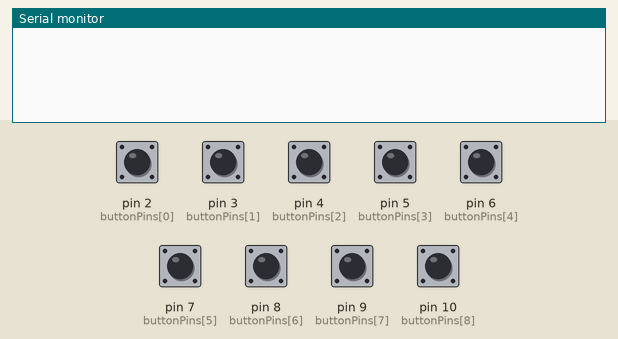
Recording of a sketch running on a simulated Arduino Uno, built with avr-gcc and run on an emulated ATmega328P. On the bench: the last lines printed to the serial monitor. The inputs (shaded band) are chosen by the test bench; at power-on: pin 2 (buttonPins[0]), pin 3 (buttonPins[1]), pin 4 (buttonPins[2]), pin 5 (buttonPins[3]), pin 6 (buttonPins[4]), pin 7 (buttonPins[5]), pin 8 (buttonPins[6]), pin 9 (buttonPins[7]), pin 10 (buttonPins[8]) HIGH. The ROS host is connected and sends only what is stated.

Above: at 1.2 s.
1.3 s: pin 2 (buttonPins[0]) pulled LOW for 0.15 s
At 2.6 s:
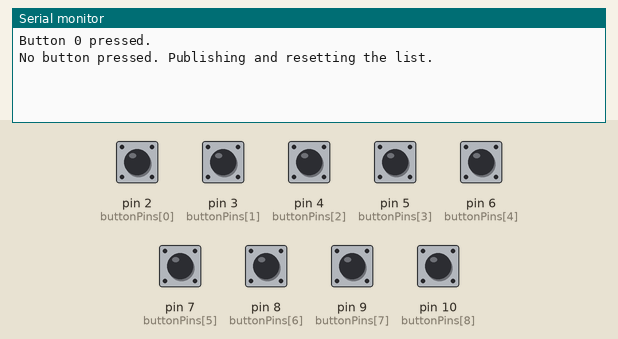
2.9 s: pin 3 (buttonPins[1]) pulled LOW for 0.15 s
At 3.03 s:
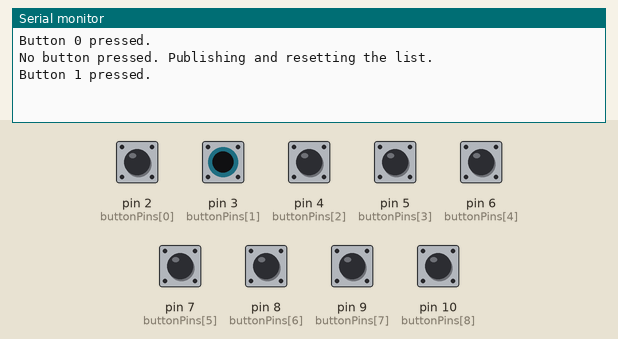
4.5 s: pin 4 (buttonPins[2]) pulled LOW for 0.15 s
At 5.1 s:
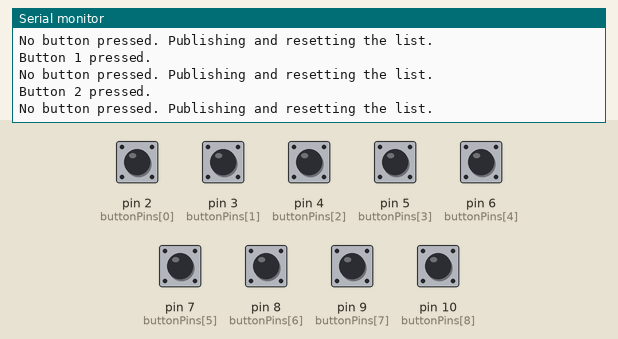
6.1 s: pin 5 (buttonPins[3]) pulled LOW for 0.15 s
At 7.4 s:
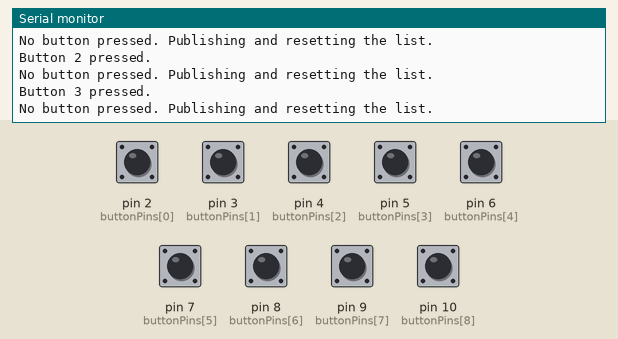
7.7 s: pin 6 (buttonPins[4]) pulled LOW for 0.15 s
At 8.7 s:
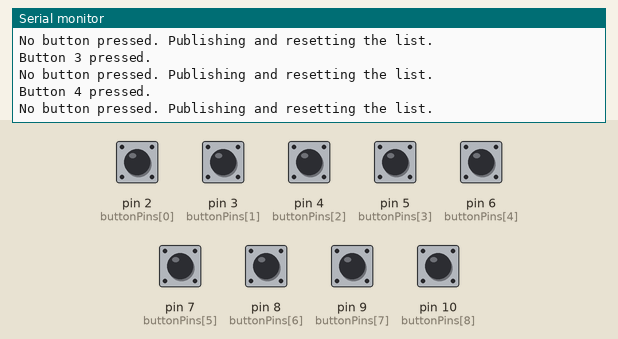
9.3 s: pin 7 (buttonPins[5]) pulled LOW for 0.15 s
At 9.9 s:
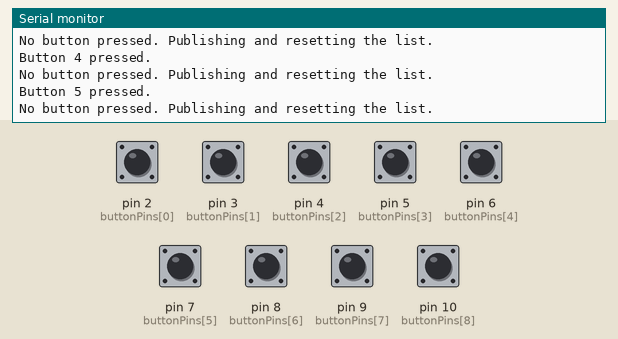
Timing chart, 0 to 11.9 s (numbered marks = the images above; inputs shaded):
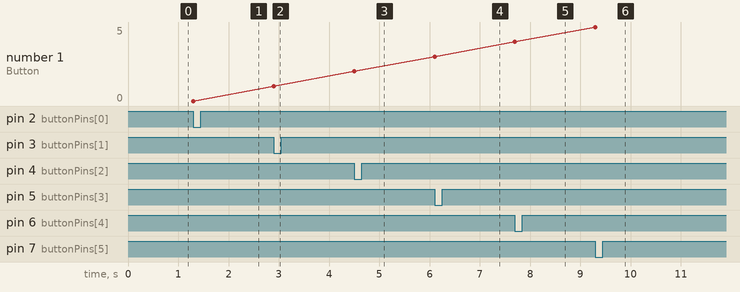

Measured:
- after the input at 1.3 s, the serial monitor: prints a new line at once (image 1)
- after the input at 2.9 s, the serial monitor: prints a new line at once (image 2)
- after the input at 4.5 s, the serial monitor: prints a new line at once (image 3)
- after the input at 6.1 s, the serial monitor: prints a new line at once (image 4)
- after the input at 7.7 s, the serial monitor: prints a new line at once (image 5)
- after the input at 9.3 s, the serial monitor: prints a new line at once (image 6)
- plotted number 1: 0 → 1 after the input at 2.9 s, 1 → 2 after the input at 4.5 s, 2 → 3 after the input at 6.1 s, 3 → 4 after the input at 7.7 s, 4 → 5 after the input at 9.3 s

The sketch:

esp32_braille_typing_Device.ino
```cpp
#include <micro_ros_arduino.h>
#include <rcl/rcl.h>
#include <rcl/error_handling.h>
#include <rclc/rclc.h>
#include <vector>
#include <std_msgs/msg/int32_multi_array.h>

// Wi-Fi credentials (replace with your network's credentials)
const char *ssid = "Network";
const char *password = "12345678";

// Button pin definitions
const int buttonPins[] = { 2, 3, 4, 5, 6, 7, 8, 9, 10 };  // Define your GPIO pins
const int numButtons = sizeof(buttonPins) / sizeof(buttonPins[0]);

std::vector<int> buttonList;  // List to store pressed button IDs
rcl_publisher_t publisher;
std_msgs__msg__Int32MultiArray msg;

// Micro-ROS allocator and node
rclc_support_t support;
rcl_node_t node;
rcl_allocator_t allocator;

// Timing
unsigned long lastPublishTime = 0;
const unsigned long publishInterval = 500;  // Publish interval in ms

void setup() {
  Serial.begin(115200);

  // Button setup
  for (int i = 0; i < numButtons; i++) {
    pinMode(buttonPins[i], INPUT_PULLUP);
  }

  // Micro-ROS setup
  set_microros_wifi_transports("Network", "12345678", "10.159.93.248", 8888);

  allocator = rcl_get_default_allocator();
  rclc_support_init(&support, 0, NULL, &allocator);
  rclc_node_init_default(&node, "esp32_button_node", "", &support);
  rclc_publisher_init_default(
    &publisher,
    &node,
    ROSIDL_GET_MSG_TYPE_SUPPORT(std_msgs, msg, Int32MultiArray),
    "button_states");

  // Initialize message
  msg.data.capacity = 7;  // Maximum number of buttons
  msg.data.size = 0;
  msg.data.data = (int32_t *)malloc(msg.data.capacity * sizeof(int32_t));
}

void loop() {
  // Check button states
  bool anyButtonPressed = false;
  for (int i = 0; i < numButtons; i++) {
    if (digitalRead(buttonPins[i]) == LOW) {  // Button is pressed
      if (std::find(buttonList.begin(), buttonList.end(), i) == buttonList.end()) {
        buttonList.push_back(i);  // Add button index to the list
        Serial.print("Button ");
        Serial.print(i);
        Serial.println(" pressed.");
      }
      anyButtonPressed = true;
    }
  }

  // Publish and reset the list if no buttons are pressed
  if (!anyButtonPressed && !buttonList.empty()) {
    Serial.println("No button pressed. Publishing and resetting the list.");

    // Populate message with current button list
    msg.data.size = buttonList.size();
    for (size_t i = 0; i < buttonList.size(); i++) {
      msg.data.data[i] = buttonList[i];
    }

    // Publish the message
    rcl_publish(&publisher, &msg, NULL);

    // Clear the button list
    buttonList.clear();
  }
}
```
